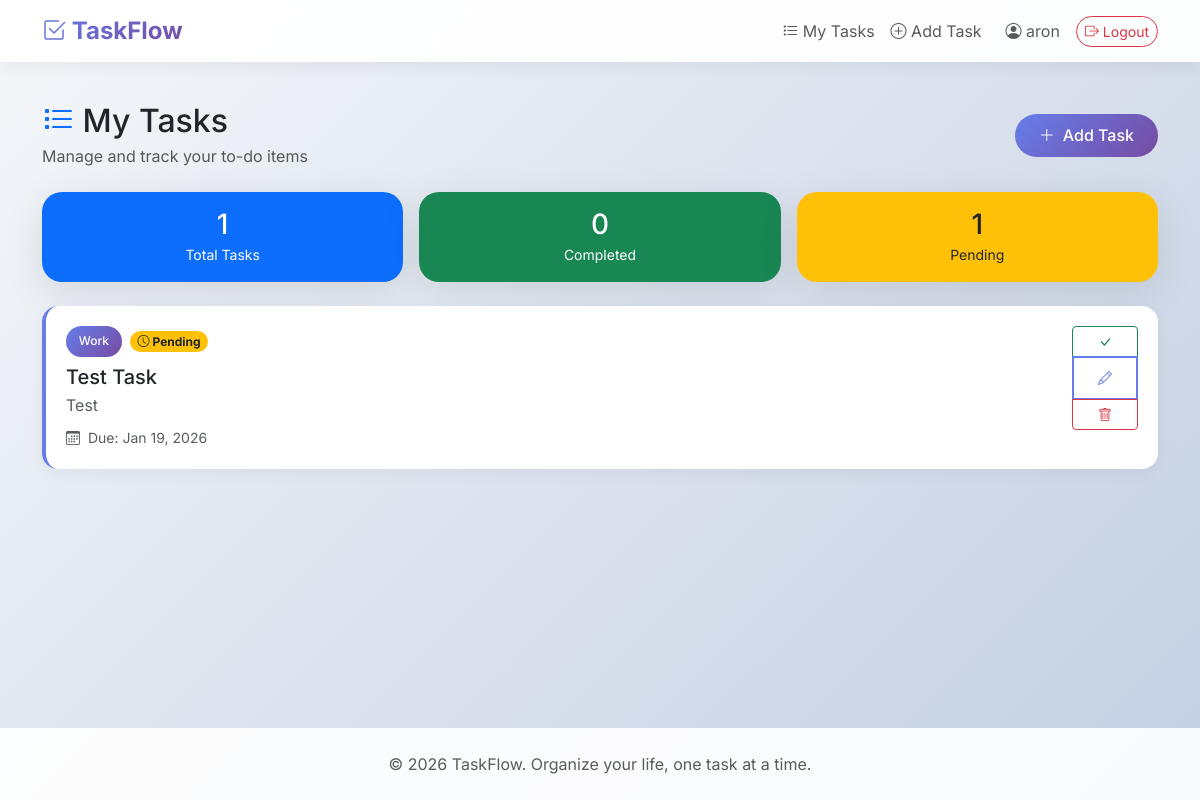
The page /tasks (signed in) on the database its author committed.
### main.py (models this page shows)
class User(UserMixin, db.Model):
    __tablename__ = "user"
    id: Mapped[int] = mapped_column(primary_key=True)
    name: Mapped[str] = mapped_column(type_=String, nullable=False)
    email: Mapped[str] = mapped_column(type_=String, unique=True, nullable=False)
    password: Mapped[str] = mapped_column(type_=String, nullable=False)
    task: Mapped[List["Task"]] = Relationship(back_populates="author")

class Task(db.Model):
    __tablename__ = "task"
    id: Mapped[int] = mapped_column(primary_key=True, nullable=False)
    task_type: Mapped[str] = mapped_column(String, nullable=False)
    name: Mapped[str] = mapped_column(String, nullable=False)
    discription: Mapped[str] = mapped_column(String, nullable=False)
    due_date: Mapped[date] = mapped_column(Date, nullable=False)
    checked: Mapped[bool] = mapped_column(Boolean, nullable=False)
    user_id: Mapped[int] = mapped_column(ForeignKey("user.id"))
    author: Mapped['User'] = Relationship(back_populates="task")

### main.py (the view)
@app.route('/tasks')
@login_required
def tasks():
    user_tasks = Task.query.filter_by(user_id=current_user.id).all()
    return render_template("tasks.html", tasks=user_tasks)

### main.py (called while the page is built)
@login_manager.user_loader
def load_user(user_id):
    return db.session.get(User, user_id)

### templates/tasks.html (shortened to what this page needs)
{% extends 'base.html' %}
{% block content %}
<div class="container py-4">
    <div class="d-flex justify-content-between align-items-center mb-4">
        <div>
            <h2 class="mb-1">
                <i class="bi bi-list-task text-primary"></i> My Tasks
            </h2>
            <p class="text-muted mb-0">Manage and track your to-do items</p>
        </div>
        <a href="{{ url_for('add_task') }}" class="btn btn-primary">
            <i class="bi bi-plus-lg me-2"></i>Add Task
        </a>
    </div>
    {% if tasks %}
    <div class="row g-3 mb-4">
        <div class="col-md-4">
            <div class="card bg-primary text-white">
                <div class="card-body text-center py-3">
                    <h3 class="mb-0">{{ tasks|length }}</h3>
                    <small>Total Tasks</small>
                </div>
            </div>
        </div>
        <div class="col-md-4">
            <div class="card bg-success text-white">
                <div class="card-body text-center py-3">
                    <h3 class="mb-0">{{ tasks|selectattr('checked', 'true')|list|length }}</h3>
                    <small>Completed</small>
                </div>
            </div>
        </div>
        <div class="col-md-4">
            <div class="card bg-warning text-dark">
                <div class="card-body text-center py-3">
                    <h3 class="mb-0">{{ tasks|rejectattr('checked', 'true')|list|length }}</h3>
                    <small>Pending</small>
                </div>
            </div>
        </div>
    </div>
    <div class="row">
        <div class="col-12">
            {% for task in tasks %}
            <div id="task-{{ task.id }}" class="task-card {% if task.checked %}completed{% endif %}">
                <div class="d-flex justify-content-between align-items-start">
                    <div class="flex-grow-1">
                        <div class="d-flex align-items-center mb-2">
                            <span class="badge-type me-2">{{ task.task_type }}</span>
                            <span id="status-badge-{{ task.id }}"
                                class="badge {% if task.checked %}bg-success{% else %}bg-warning text-dark{% endif %} rounded-pill">
                                {% if task.checked %}
                                <i class="bi bi-check-circle"></i> Done
                                {% else %}
                                <i class="bi bi-clock"></i> Pending
                                {% endif %}
                            </span>
                        </div>
                        <h5 class="task-title mb-1">{{ task.name }}</h5>
                        <p class="text-muted mb-2">{{ task.discription }}</p>
                        <small class="text-muted">
                            <i class="bi bi-calendar3 me-1"></i>
                            Due: {{ task.due_date.strftime('%b %d, %Y') if task.due_date else 'No date' }}
                        </small>
                    </div>
                    <div class="btn-group-vertical ms-3">
                        <button id="btn-toggle-{{ task.id }}" onclick="toggleTask({{ task.id }})"
                            class="btn btn-sm {% if task.checked %}btn-outline-secondary{% else %}btn-outline-success{% endif %}"
                            title="{% if task.checked %}Mark Incomplete{% else %}Mark Complete{% endif %}">
                            <i
                                class="bi {% if task.checked %}bi-arrow-counterclockwise{% else %}bi-check-lg{% endif %}"></i>
                        </button>
                        <a href="{{ url_for('update_task', task_id=task.id) }}" class="btn btn-sm btn-outline-primary"
                            title="Edit">
                            <i class="bi bi-pencil"></i>
                        </a>
                        <button onclick="deleteTask({{ task.id }})" class="btn btn-sm btn-outline-danger"
                            title="Delete">
                            <i class="bi bi-trash"></i>
                        </button>
                    </div>
                </div>
            </div>
            {% endfor %}
        </div>
    </div>
    {% endif %}
</div>
{% endblock %}

### templates/base.html (shortened to what this page needs)
<!DOCTYPE html>
<html lang="en">
<head>
  <link href="https://cdn.jsdelivr.net/npm/bootstrap@5.3.2/dist/css/bootstrap.min.css" rel="stylesheet">
  <link href="https://cdn.jsdelivr.net/npm/bootstrap-icons@1.11.1/font/bootstrap-icons.css" rel="stylesheet">
  <link href="{{ url_for('static', filename='style.css') }}" rel="stylesheet">
</head>
<body class="d-flex flex-column">
  <nav class="navbar navbar-expand-lg navbar-light sticky-top">
    <div class="container">
      <a class="navbar-brand" href="{{ url_for('home') }}">
        <i class="bi bi-check2-square"></i> TaskFlow
      </a>
      <div class="collapse navbar-collapse" id="navbarNav">
        <ul class="navbar-nav ms-auto align-items-center">
          {% if current_user.is_authenticated %}
          <li class="nav-item">
            <a class="nav-link" href="{{ url_for('tasks') }}">
              <i class="bi bi-list-task"></i> My Tasks
            </a>
          </li>
          <li class="nav-item">
            <a class="nav-link" href="{{ url_for('add_task') }}">
              <i class="bi bi-plus-circle"></i> Add Task
            </a>
          </li>
          <li class="nav-item ms-2">
            <span class="nav-link text-muted">
              <i class="bi bi-person-circle"></i> {{ current_user.name }}
            </span>
          </li>
          <li class="nav-item ms-2">
            <form action="{{ url_for('logout') }}" method="POST" class="d-inline">
              <button type="submit" class="btn btn-outline-danger btn-sm rounded-pill">
                <i class="bi bi-box-arrow-right"></i> Logout
              </button>
            </form>
          </li>
          {% endif %}
        </ul>
      </div>
    </div>
  </nav>
  <main class="flex-grow-1">
    {% block content %}{% endblock %}
  </main>
  <footer class="text-center text-muted">
    <div class="container">
      <p class="mb-0">&copy; 2026 TaskFlow. Organize your life, one task at a time.</p>
    </div>
  </footer>
</body>
</html>

### static/style.css (style rules this page uses)
:root { --primary-gradient: linear-gradient(135deg, #667eea 0%, #764ba2 100%); --card-shadow: 0 10px 40px rgba(0, 0, 0, 0.1); --hover-shadow: 0 20px 60px rgba(0, 0, 0, 0.15); }
* { font-family: 'Inter', sans-serif; }
body { background: linear-gradient(135deg, #f5f7fa 0%, #c3cfe2 100%); min-height: 100vh; }
.navbar-brand { font-weight: 700; font-size: 1.5rem; background: var(--primary-gradient); -webkit-background-clip: text; -webkit-text-fill-color: transparent; background-clip: text; }
.navbar { background: rgba(255, 255, 255, 0.95) !important; backdrop-filter: blur(10px); box-shadow: 0 2px 20px rgba(0, 0, 0, 0.08); }
.btn-primary { background: var(--primary-gradient); border: none; padding: 0.6rem 1.5rem; border-radius: 50px; font-weight: 500; transition: all 0.3s ease; }
.btn-outline-primary { border: 2px solid #667eea; color: #667eea; border-radius: 50px; padding: 0.6rem 1.5rem; font-weight: 500; transition: all 0.3s ease; }
.card { border: none; border-radius: 20px; box-shadow: var(--card-shadow); transition: all 0.3s ease; }
.task-card { background: #fff; border-radius: 16px; padding: 1.25rem; margin-bottom: 1rem; box-shadow: 0 4px 15px rgba(0, 0, 0, 0.05); transition: all 0.3s ease; border-left: 4px solid #667eea; position: relative; overflow: hidden; }
.badge-type { background: linear-gradient(135deg, #667eea 0%, #764ba2 100%); color: white; padding: 0.4rem 0.8rem; border-radius: 20px; font-size: 0.75rem; font-weight: 500; }
footer { background: rgba(255, 255, 255, 0.9); padding: 1.5rem 0; margin-top: auto; }

### rows shown on the page
User: name "aron"
Task: task_type "Work", checked False (drawn), name "Test Task", discription "Test", due_date "Jan 19, 2026"

### other values the page prints
{{ tasks|length }} "1"
{{ tasks|selectattr('checked', 'true')|list|length }} "0"
{{ tasks|rejectattr('checked', 'true')|list|length }} "1"
